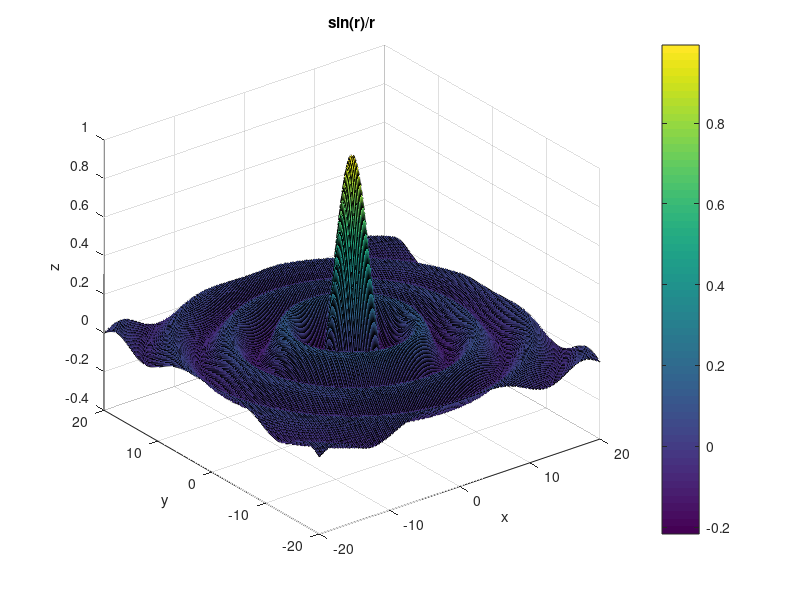

The MATLAB source for this figure:
x = -20:0.2:20;

y = -20:0.2:20;

[x,y] = meshgrid(x, y);

r = sqrt(x.^2 + y.^2);
z = sin(r) ./ r;

surf(x, y, z);

title('sin(r)/r')

xlabel('x')

ylabel('y')

zlabel('z')

colorbar()